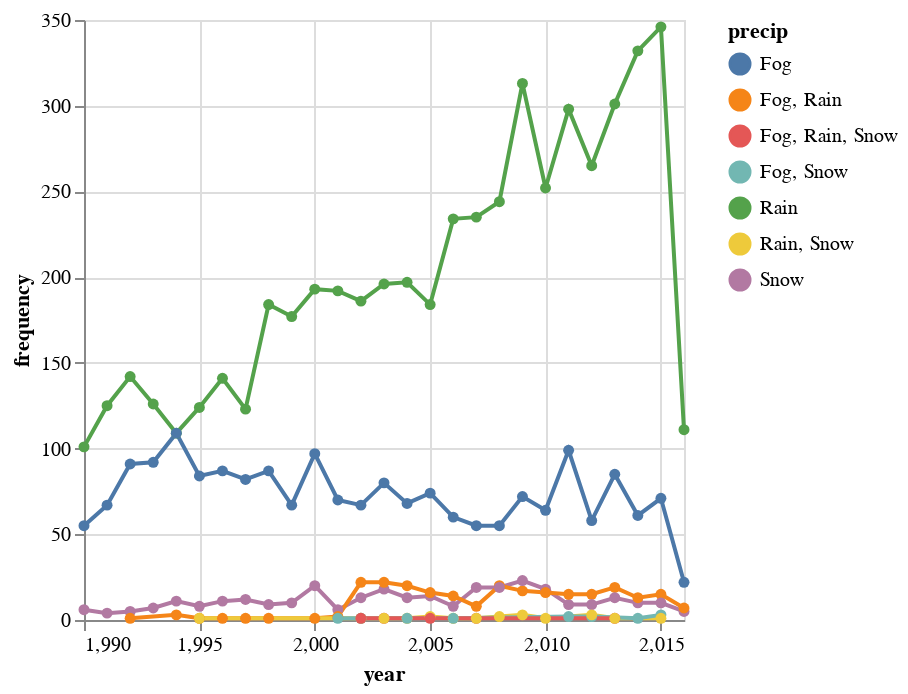

Specify this chart in Vega-Lite:
### Vega-Lite specification from a JSON file in a GitHub repository (floating-point values rounded to 4 significant figures; data arrays with more than 128 entries replaced by an {"elided": "..."} marker saying what was removed)
{"$schema": "https://vega.github.io/schema/vega-lite/v5.json", "description": "Stock prices of 5 Tech Companies over Time.", "data": {"values": {"elided": "130 records"}}, "mark": {"type": "line", "point": true}, "encoding": {"x": {"field": "year", "type": "quantitative"}, "y": {"field": "frequency", "type": "quantitative"}, "color": {"field": "precip", "type": "nominal"}}}
